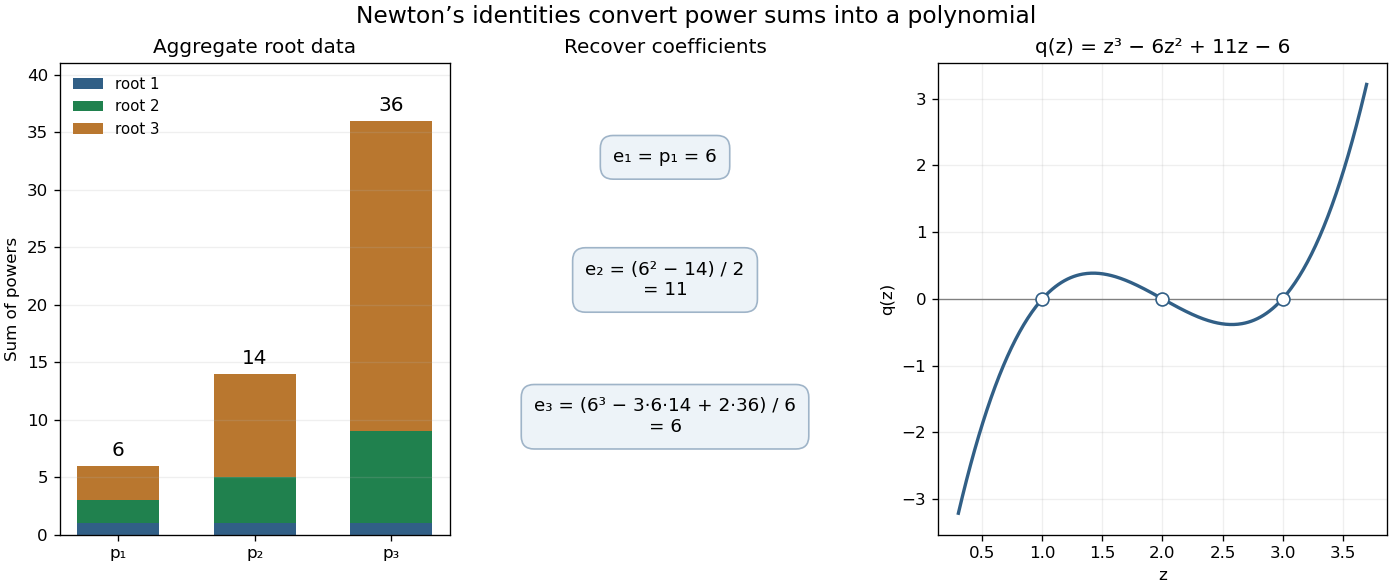

This chart was generated by the following Python code:
"""Original Newton-identity power-sum reconstruction; PNG to cwd."""
from pathlib import Path
import numpy as np
import matplotlib.pyplot as plt


def main():
    fig, axes = plt.subplots(1, 3, figsize=(11.6, 4.9), layout="constrained", gridspec_kw={"width_ratios": [1, 1.05, 1.15]})
    powers = np.arange(1, 4)
    bottom = np.zeros(3)
    for root, color in zip([1, 2, 3], ["#315f86", "#20814e", "#b9772f"]):
        contributions = root ** powers
        axes[0].bar(powers, contributions, bottom=bottom, color=color, label=f"root {root}", width=.6)
        bottom += contributions
    for x, value in zip(powers, bottom):axes[0].text(x, value+.8, str(int(value)), ha="center", fontsize=12)
    axes[0].set(xticks=powers, xticklabels=["p₁", "p₂", "p₃"], ylim=(0, 41), ylabel="Sum of powers", title="Aggregate root data")
    axes[0].legend(loc="upper left", frameon=False, fontsize=9)
    axes[0].grid(axis="y", alpha=.2)
    axes[1].axis("off")
    axes[1].set_title("Recover coefficients")
    for y, text in [(0.8, "e₁ = p₁ = 6"), (.54, "e₂ = (6² − 14) / 2\n= 11"), (.25, "e₃ = (6³ − 3·6·14 + 2·36) / 6\n= 6")]:
        axes[1].text(.5, y, text, transform=axes[1].transAxes, ha="center", va="center", fontsize=11,
                     bbox={"facecolor": "#edf3f8", "edgecolor": "#9fb4c8", "boxstyle": "round,pad=.7"})
    z = np.linspace(.3, 3.7, 401)
    axes[2].plot(z, (z-1)*(z-2)*(z-3), color="#315f86", lw=2)
    axes[2].axhline(0, color=".5", lw=.8)
    axes[2].scatter([1, 2, 3], [0, 0, 0], facecolors="white", edgecolors="#315f86", s=60, zorder=3)
    axes[2].set(xlabel="z", ylabel="q(z)", title="q(z) = z³ − 6z² + 11z − 6")
    axes[2].grid(alpha=.2)
    fig.suptitle("Newton’s identities convert power sums into a polynomial", fontsize=14)
    fig.savefig(Path.cwd() / (Path(__file__).stem + ".png"), dpi=120, facecolor="white")
    plt.close(fig)


if __name__ == "__main__":
    main()
